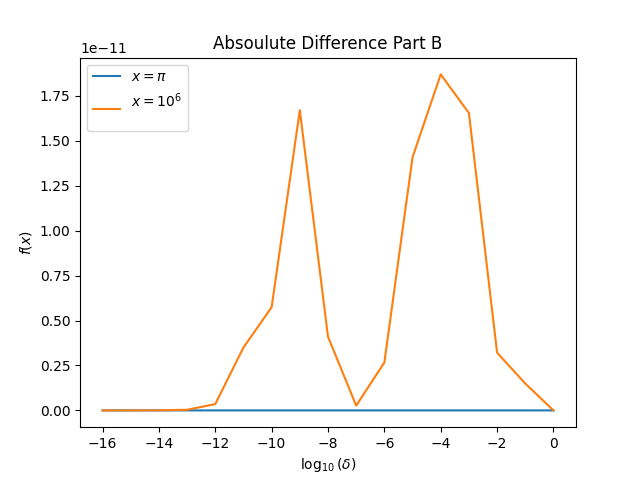

The Python source for this figure:
import numpy as np
import matplotlib.pyplot as plt
    
def graph(x1,x2):
    a = np.arange(16,-1,-1)
    d = 1/(10**a)
    fx1 = abs(-2*np.sin((2*x1 +d)/2)*(np.sin(d/2)) - (np.cos(x1+d) - np.cos(x1)))
    fx2 = abs(-2*np.sin((2*x2 +d)/2)*(np.sin(d/2)) - (np.cos(x2+d) - np.cos(x2)))
    fx3 = abs(-d*np.sin(x1) - (np.cos(x1+d) - np.cos(x1)))
    fx4 = abs(-d*np.sin(x2)- (np.cos(x2+d) - np.cos(x2)))
    plt.figure(1)
    plt.plot(np.log10(d),fx1, label= r'$x = \pi$')
    plt.plot(np.log10(d),fx2, label= r'$x= 10^6$'"\n")
    plt.xlabel(r'$\log_{10}(\delta)$')
    plt.ylabel(r'$f(x)$')
    plt.title("Absoulute Difference Part B")
    plt.legend()
    plt.savefig("Problem5.png")
    plt.figure(2)
    plt.plot(np.log10(d),fx3, label=r'$x = \pi$')
    plt.plot(np.log10(d),fx4, label= r'$x= 10^6$')
    plt.xlabel(r'$\log_{10}(\delta)$')
    plt.ylabel(r'$f(x)$')
    plt.title("Absoulute Difference Part C")
    plt.legend()
    plt.savefig("Problem5.2.png")
    
graph(np.pi,10**6)

